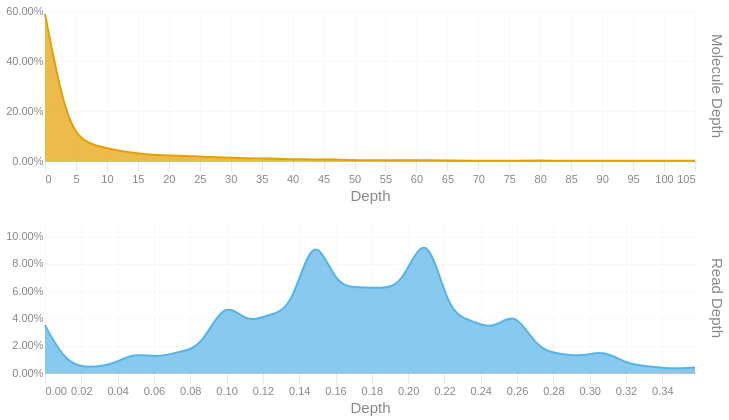

This figure's notebook cell:
### Code cell
readdep = depth_hist(tb['Read Depth'], q99, 3)
readdep = readdep.with_columns(pl.lit('Read Depth').alias('Metric'))
if not SKIPLR:
    moldep = depth_hist(tb['Molecule Depth'], mol_q99, 1)
    moldep = moldep.with_columns(pl.lit('Molecule Depth').alias('Metric'))
    _hist = pl.concat([readdep, moldep])
    _hist = _hist.filter(pl.col('Proportion') != 0)
    with SafeRender(_hist):
        (
            alt.Chart(_hist)        
            .mark_area(interpolate = "basis")
            .encode(
                x=alt.X('Bin:Q').scale(domainMin=0).axis(alt.Axis(title='Depth')),
                y = alt.Y('Proportion:Q', title = None).axis(format = '.2%'),
                color = alt.Color('Metric:N').legend(None),
                row = alt.Row("Metric:N").header(title = None, labelOrient = 'right'),
                tooltip = [
                    alt.Tooltip("Metric:N", title = "Metric"),
                    alt.Tooltip('Interval:N', title = "Depth Interval"),
                    alt.Tooltip('Proportion:Q', title = "% Alignments").format('.2%')
                ]
            )
            .resolve_scale(x='independent', y='independent')
            .properties(
                height = 150, width = 650,
                usermeta={'embedOptions': {'downloadFileName': f'{samplename}.depth.hist'}}
            )
        ).display()
else:
    readdep = readdep.filter(pl.col('Proportion') != 0)
    with SafeRender(readdep):
        (
            alt.Chart(readdep)        
            .mark_area(interpolate = "basis")
            .encode(
                x=alt.X('Bin:Q').scale(domainMin=0).axis(alt.Axis(title='Depth')),
                y = alt.Y('Proportion:Q', title = None).axis(format = '.2%'),
                tooltip = [
                    alt.Tooltip('Interval:N', title = "Depth Interval"),
                    alt.Tooltip('Proportion:Q', title = "% Alignments").format('.2%')
                ]
            )
            .properties(
                usermeta={'embedOptions': {'downloadFileName': f'{samplename}.depth.hist'}}
            )
        ).display()

### Figure 1 — Vega-Lite specification as saved in the notebook (floating-point values rounded to 4 significant figures)
{"width": 650, "height": 150, "config": {"title": {"anchor": "start", "dy": -15, "fontSize": 18, "color": "#888888", "subtitleColor": "#888888", "subtitleFontSize": 14}, "arc": {"fill": "#0072B2"}, "axis": {"domainColor": "#888888", "domainWidth": 0.5, "gridWidth": 0.2, "grid": false, "titleFontWeight": 400, "titleFontSize": 15, "labelFontSize": 11, "labelColor": "#888888", "tickColor": "#888888", "tickWidth": 0.2, "titleColor": "#888888"}, "axisBand": {"grid": false}, "axisX": {"grid": true, "tickSize": 10, "domainCap": "round"}, "axisY": {"domain": false, "grid": true, "tickSize": 0, "domainCap": "round"}, "background": "transparent", "header": {"labelFontSize": 15, "labelColor": "#888888", "titleFontSize": 15, "titleFontWeight": 600, "titleColor": "#888888"}, "legend": {"labelFont": "sans-serif", "labelFontSize": 12, "labelColor": "#888888", "symbolSize": 100, "symbolType": "circle", "titleFontSize": 12, "titlePadding": 10, "titleColor": "#888888", "title": null}, "range": {"category": ["#E69F00", "#56B4E9", "#009E73", "#F0E442", "#0072B2", "#D55E00", "#CC79A7", "#000000"], "diverging": ["#cfe8f3", "#a2d4ec", "#73bfe2", "#46abdb", "#1696d2", "#12719e"]}, "area": {"fill": "#0072B2", "fillOpacity": 0.7, "line": true, "strokeOpacity": 0.7}, "line": {"color": "#0072B2", "stroke": "#0072B2", "strokeWidth": 2}, "trail": {"color": "#0072B2", "stroke": "#0072B2", "strokeWidth": 0, "size": 1}, "point": {"filled": true, "fillOpacity": 1.0, "size": 95}, "text": {"color": "#888888", "fontSize": 11, "align": "right", "fontWeight": 400, "size": 11}, "bar": {"fill": "#0072B2", "stroke": null}, "view": {"stroke": null, "continuousWidth": 660, "continuousHeight": 400}}, "data": {"name": "data-32999954463e4037d7a94e24719ef051"}, "mark": {"type": "area", "interpolate": "basis"}, "encoding": {"color": {"field": "Metric", "legend": null, "type": "nominal"}, "row": {"field": "Metric", "header": {"title": null, "labelOrient": "right"}, "type": "nominal"}, "tooltip": [{"field": "Metric", "title": "Metric", "type": "nominal"}, {"field": "Interval", "title": "Depth Interval", "type": "nominal"}, {"field": "Proportion", "format": ".2%", "title": "% Alignments", "type": "quantitative"}], "x": {"axis": {"title": "Depth"}, "field": "Bin", "scale": {"domainMin": 0}, "type": "quantitative"}, "y": {"axis": {"format": ".2%"}, "field": "Proportion", "title": null, "type": "quantitative"}}, "resolve": {"scale": {"x": "independent", "y": "independent"}}, "usermeta": {"embedOptions": {"downloadFileName": "S6_Altamaha_3960.depth.hist"}}, "$schema": "https://vega.github.io/schema/vega-lite/v6.1.0.json", "datasets": {"data-32999954463e4037d7a94e24719ef051": [{"Bin": 0.0, "Interval": "0.0-0.012", "Proportion": 0.035, "Metric": "Read Depth"}, {"Bin": 0.012, "Interval": "0.012-0.025", "Proportion": 0.006, "Metric": "Read Depth"}, {"Bin": 0.025, "Interval": "0.025-0.037", "Proportion": 0.004, "Metric": "Read Depth"}, {"Bin": 0.037, "Interval": "0.037-0.049", "Proportion": 0.006, "Metric": "Read Depth"}, {"Bin": 0.049, "Interval": "0.049-0.062", "Proportion": 0.015, "Metric": "Read Depth"}, {"Bin": 0.062, "Interval": "0.062-0.074", "Proportion": 0.011, "Metric": "Read Depth"}, {"Bin": 0.074, "Interval": "0.074-0.086", "Proportion": 0.016, "Metric": "Read Depth"}, {"Bin": 0.086, "Interval": "0.086-0.099", "Proportion": 0.018, "Metric": "Read Depth"}, {"Bin": 0.099, "Interval": "0.099-0.111", "Proportion": 0.055, "Metric": "Read Depth"}, {"Bin": 0.111, "Interval": "0.111-0.123", "Proportion": 0.036, "Metric": "Read Depth"}, {"Bin": 0.123, "Interval": "0.123-0.136", "Proportion": 0.043, "Metric": "Read Depth"}, {"Bin": 0.136, "Interval": "0.136-0.148", "Proportion": 0.046, "Metric": "Read Depth"}, {"Bin": 0.148, "Interval": "0.148-0.16", "Proportion": 0.108, "Metric": "Read Depth"}, {"Bin": 0.16, "Interval": "0.16-0.173", "Proportion": 0.063, "Metric": "Read Depth"}, {"Bin": 0.173, "Interval": "0.173-0.185", "Proportion": 0.063, "Metric": "Read Depth"}, {"Bin": 0.185, "Interval": "0.185-0.197", "Proportion": 0.062, "Metric": "Read Depth"}, {"Bin": 0.197, "Interval": "0.197-0.21", "Proportion": 0.064, "Metric": "Read Depth"}, {"Bin": 0.21, "Interval": "0.21-0.222", "Proportion": 0.11, "Metric": "Read Depth"}, {"Bin": 0.222, "Interval": "0.222-0.234", "Proportion": 0.044, "Metric": "Read Depth"}, {"Bin": 0.234, "Interval": "0.234-0.247", "Proportion": 0.039, "Metric": "Read Depth"}, {"Bin": 0.247, "Interval": "0.247-0.259", "Proportion": 0.031, "Metric": "Read Depth"}, {"Bin": 0.259, "Interval": "0.259-0.271", "Proportion": 0.047, "Metric": "Read Depth"}, {"Bin": 0.271, "Interval": "0.271-0.284", "Proportion": 0.017, "Metric": "Read Depth"}, {"Bin": 0.284, "Interval": "0.284-0.296", "Proportion": 0.014, "Metric": "Read Depth"}, {"Bin": 0.296, "Interval": "0.296-0.308", "Proportion": 0.012, "Metric": "Read Depth"}, {"Bin": 0.308, "Interval": "0.308-0.321", "Proportion": 0.017, "Metric": "Read Depth"}, {"Bin": 0.321, "Interval": "0.321-0.333", "Proportion": 0.006, "Metric": "Read Depth"}, {"Bin": 0.333, "Interval": "0.333-0.345", "Proportion": 0.005, "Metric": "Read Depth"}, {"Bin": 0.345, "Interval": "0.345-0.358", "Proportion": 0.003, "Metric": "Read Depth"}, {"Bin": 0.358, "Interval": "0.358-0.37", "Proportion": 0.004, "Metric": "Read Depth"}, {"Bin": 0.0, "Interval": "0.0-3.6", "Proportion": 0.588, "Metric": "Molecule Depth"}, {"Bin": 3.6, "Interval": "3.6-7.2", "Proportion": 0.129, "Metric": "Molecule Depth"}, {"Bin": 7.2, "Interval": "7.2-10.9", "Proportion": 0.064, "Metric": "Molecule Depth"}, {"Bin": 10.9, "Interval": "10.9-14.5", "Proportion": 0.047, "Metric": "Molecule Depth"}, {"Bin": 14.5, "Interval": "14.5-18.1", "Proportion": 0.03, "Metric": "Molecule Depth"}, {"Bin": 18.1, "Interval": "18.1-21.7", "Proportion": 0.023, "Metric": "Molecule Depth"}, {"Bin": 21.7, "Interval": "21.7-25.4", "Proportion": 0.022, "Metric": "Molecule Depth"}, {"Bin": 25.4, "Interval": "25.4-29.0", "Proportion": 0.017, "Metric": "Molecule Depth"}, {"Bin": 29.0, "Interval": "29.0-32.6", "Proportion": 0.014, "Metric": "Molecule Depth"}, {"Bin": 32.6, "Interval": "32.6-36.2", "Proportion": 0.011, "Metric": "Molecule Depth"}, {"Bin": 36.2, "Interval": "36.2-39.8", "Proportion": 0.01, "Metric": "Molecule Depth"}, {"Bin": 39.8, "Interval": "39.8-43.5", "Proportion": 0.007, "Metric": "Molecule Depth"}, {"Bin": 43.5, "Interval": "43.5-47.1", "Proportion": 0.006, "Metric": "Molecule Depth"}, {"Bin": 47.1, "Interval": "47.1-50.7", "Proportion": 0.006, "Metric": "Molecule Depth"}, {"Bin": 50.7, "Interval": "50.7-54.3", "Proportion": 0.003, "Metric": "Molecule Depth"}, {"Bin": 54.3, "Interval": "54.3-58.0", "Proportion": 0.003, "Metric": "Molecule Depth"}, {"Bin": 58.0, "Interval": "58.0-61.6", "Proportion": 0.003, "Metric": "Molecule Depth"}, {"Bin": 61.6, "Interval": "61.6-65.2", "Proportion": 0.003, "Metric": "Molecule Depth"}, {"Bin": 65.2, "Interval": "65.2-68.8", "Proportion": 0.002, "Metric": "Molecule Depth"}, {"Bin": 68.8, "Interval": "68.8-72.4", "Proportion": 0.001, "Metric": "Molecule Depth"}, {"Bin": 72.4, "Interval": "72.4-76.1", "Proportion": 0.001, "Metric": "Molecule Depth"}, {"Bin": 76.1, "Interval": "76.1-79.7", "Proportion": 0.001, "Metric": "Molecule Depth"}, {"Bin": 79.7, "Interval": "79.7-83.3", "Proportion": 0.002, "Metric": "Molecule Depth"}, {"Bin": 83.3, "Interval": "83.3-86.9", "Proportion": 0.001, "Metric": "Molecule Depth"}, {"Bin": 86.9, "Interval": "86.9-90.6", "Proportion": 0.001, "Metric": "Molecule Depth"}, {"Bin": 90.6, "Interval": "90.6-94.2", "Proportion": 0.001, "Metric": "Molecule Depth"}, {"Bin": 94.2, "Interval": "94.2-97.8", "Proportion": 0.001, "Metric": "Molecule Depth"}, {"Bin": 101.4, "Interval": "101.4-105.0", "Proportion": 0.001, "Metric": "Molecule Depth"}, {"Bin": 105.0, "Interval": "105.0-108.66", "Proportion": 0.001, "Metric": "Molecule Depth"}]}}
